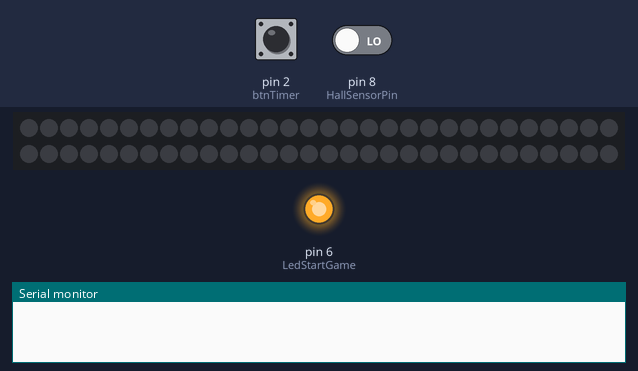
Bench run of a sketch on a simulated Arduino Uno, built with avr-gcc and run on an emulated ATmega328P. Shown: 60 RGB LEDs in strip order, left to right, continuing on the next row, output pins drawn as LEDs (lit = HIGH), the last lines printed to the serial monitor. The inputs (shaded band) are chosen by the test bench; at power-on: pin 2 (btnTimer) HIGH, pin 8 (HallSensorPin) LOW. The audio player accepts every command and is not drawn.

Above: at 1.7 s.
1.8 s: pin 2 (btnTimer) pulled LOW for 0.15 s
At 2.3 s:
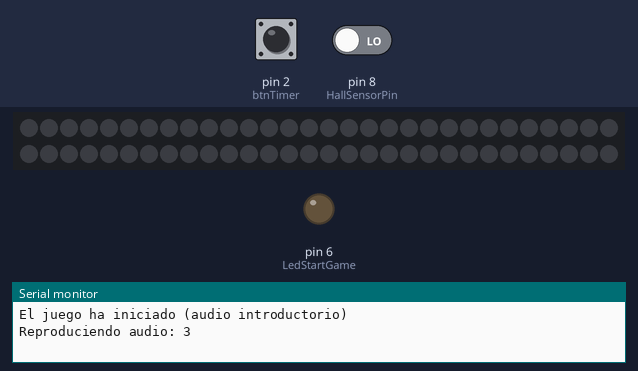
Timing chart, 0 to 4.8 s (numbered marks = the images above; inputs shaded):
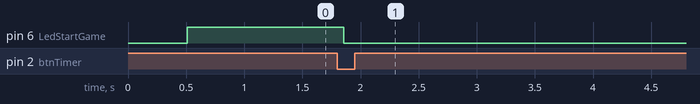

The sketch:

piramide.ino
```cpp
#include <Adafruit_NeoPixel.h>
#include <SoftwareSerial.h>
#include "DFRobotDFPlayerMini.h"
#include <OneWire.h>

// Conexiones
// ---------------------------------------------------
// Boton Inicio de juego (pto: 2)
// Boton de reinicio de juego (pto: 4)
// Led Inicio de juego (pto: 6)
// Tira de luces led (pto: 7)
// Detector de iman (pto: 8)
// Reproducto de audio (ptos: 10 y 11)
// Puerta del sensor de la puerta final (pto: 12)

// Constantes y variables
// ---------------------------------------------------

// INICIO/FIN DEL JUEGO
const int LedStartGame = 6;
const int btnTimer = 2;
volatile int BtnEstado = HIGH;  // Estado del botón de inicio
int isGameInit = 0;             // Variable para indicar si el juego ha iniciado

// REPRODUCTOR DE AUDIO
SoftwareSerial DFPlayerSerial(10, 11);
DFRobotDFPlayerMini myDFPlayer;

// SENSOR HALL
const int HallSensorPin = 8;
volatile int EstadoSensorHall = HIGH;  // Estado del sensor Hall
int currentEstadoSensorHall = 0;       // Estado actual del sensor
int isHallSensorActive = 0;            // Variable para indicar si el sensor Hall ha sido activado

// LEDS
#define PIN 7         // definiendo el puerto de los pines
#define NUMPIXELS 60  // definiendo la cantidad de leds que se van a aprender
Adafruit_NeoPixel pixels = Adafruit_NeoPixel(NUMPIXELS, PIN, NEO_GRB + NEO_KHZ800);

// BOTTON MAESTRO
OneWire net(4);
volatile int llaveSwitch = 0;                  // Estado de la llave maestra para reiniciar el juego
const String MasterCode = "01af565d010000a2";  // Código maestro para reiniciar el juego
String code = "";                              // Código recibido

// PUERTA FINAL
int isDoorOpenedActive = 0;    // Variable para indicar si la ultima puerta ha sido abierta
const int DoorSensorPin = 12;  // pin de la ultima puerta

// REGISTROS DE TIEMPO
unsigned long startTimer = 0;           // Variable para guardar el inicio del tiempo
unsigned long tiempoSegundos = 0;       // Variable para guardar el tiempo transcurrido en segundos
unsigned long tiempoSegundosGanar = 0;  // Variable para guardar la diferencia de tiempo

const int audioUno = 1200;   // 20 minutos = 1200 segundos
const int audioDos = 2400;   // 40 minutos = 2400 segundos
const int audioTres = 3600;  // 60 minutos = 3600 segundos

// Funciones
// ---------------------------------------------------

// Función de configuración inicial
void setup() {
  Serial.begin(19200);
  DFPlayerSerial.begin(9600);
  myDFPlayer.begin(DFPlayerSerial);
  myDFPlayer.volume(25);

  pinMode(btnTimer, INPUT_PULLUP);
  pinMode(LedStartGame, OUTPUT);
  pinMode(HallSensorPin, INPUT);
  pinMode(DoorSensorPin, INPUT_PULLUP);
  digitalWrite(LedStartGame, HIGH);

  pixels.begin();
}

// Función principal en bucle
void loop() {
  initGame();
  updateTimer();
  checkHallSensor();
  checkMasterKey();
  checkFinishDoorOpened();
}

// Función para verificar el estado del botón de inicio
void initGame() {
  int currentBtnEstado = digitalRead(btnTimer);
  if (currentBtnEstado != BtnEstado) {
    delay(50);
    if (currentBtnEstado == LOW && isGameInit == 0) {
      Serial.println("El juego ha iniciado (audio introductorio)");
      resetGame();
      isGameInit = 1;
      EstadoSensorHall = digitalRead(HallSensorPin);
      digitalWrite(LedStartGame, LOW);
      delay(100);
      audioShow(3);
      audioShow(6);
    }
    BtnEstado = currentBtnEstado;
  }
}

// Función para actualizar el temporizador
void updateTimer() {
  if (isGameInit == 1) {
    unsigned long currentMillis = millis();
    if (currentMillis - startTimer >= 1000) {
      startTimer = currentMillis;
      tiempoSegundos++;
    }
    // tiempo necesario para escuchar la primera pista
    if (tiempoSegundos == audioUno) {
      Serial.println("Primera pista");
      audioShow(4);
      audioShow(6);
      // tiempo necesario para escuchar la segunda pista
    } else if (tiempoSegundos == audioDos) {
      Serial.println("Segunda pista");
      audioShow(5);
      audioShow(7);
      // tiempo necesario para escuchar el audio de derrota
    } else if (tiempoSegundos == audioTres) {
      Serial.println("El juego ha finalizado: has perdido");
      audioShow(1);
      resetGame();
    }
  }
}

// Función para verificar el estado del sensor Hall
void checkHallSensor() {
  if (isGameInit == 1) {
    currentEstadoSensorHall = digitalRead(HallSensorPin);
    if (currentEstadoSensorHall != EstadoSensorHall) {
      delay(50);
      lucesLed(1);
      Serial.println("El escarabajo ha sido colocado");
      EstadoSensorHall = currentEstadoSensorHall;
    }
  }
}

// Función para verificar la llave maestra
void checkMasterKey() {
  byte addr[8];
  if (llaveSwitch == 0 && net.search(addr)) {
    decodeBytes(addr, 8);
    if (code == MasterCode) {
      Serial.println("Se ha usado la llave maestra");
      llaveSwitch = 1;
      digitalWrite(LedStartGame, HIGH);
    }
    net.reset();
  }

  if (llaveSwitch == 1 && digitalRead(btnTimer) == LOW) {
    Serial.println("Reinicio maestro del juego");
    resetGame();
  }
}

// Función para verificar si la puerta final fue abierta
void checkFinishDoorOpened() {
  if (isGameInit == 1) {
    int currentEstadoSensorDoor = digitalRead(DoorSensorPin);
    if (currentEstadoSensorDoor == 1 && isDoorOpenedActive == 0) {
      delay(50);
      Serial.println("La puerta final ha sido abierta");
      isDoorOpenedActive = 1;
      winner();
    }
  }
}

void winner() {
  Serial.println("El juego ha finalizado: has ganado");
  audioShow(2);
  resetGame();
}

// Función para controlar los LEDs
void lucesLed(int Estadoleds) {
  uint32_t rojo = pixels.Color(150, 0, 0);
  uint32_t negro = pixels.Color(0, 0, 0);

  for (int i = 0; i < NUMPIXELS; i++) {
    if (Estadoleds == 1) {
      pixels.setPixelColor(i, rojo);
    } else {
      pixels.setPixelColor(i, negro);
    }
  }
  pixels.show();
}

// Función para reiniciar el juego
void resetGame() {
  startTimer = 0;
  tiempoSegundos = 0;
  tiempoSegundosGanar = 0;
  llaveSwitch = 0;
  BtnEstado = HIGH;
  isGameInit = 0;
  isHallSensorActive = 0;
  isDoorOpenedActive = 0;
  lucesLed(0);
  resetTimer();
  digitalWrite(LedStartGame, HIGH);
}

// Función para reiniciar el temporizador
void resetTimer() {
  startTimer = millis();
}

// Función para decodificar los bytes de la llave utilizada
void decodeBytes(const uint8_t* addr, uint8_t count) {
  code = "";
  for (uint8_t i = 0; i < count; i++) {
    code += String(addr[i] >> 4, HEX);
    code += String(addr[i] & 0x0f, HEX);
  }
}

// Función para reproducir un audio
void audioShow(int current) {
  Serial.println("Reproduciendo audio: " + String(current));
  delay(50);
  myDFPlayer.pause();
  myDFPlayer.play(current);
  switch (current) {
    case 3:  // audio intro
      delay(31000);
      break;
    case 4:  // audio 2do
      delay(15000);
      break;
    case 5:  // audio 3ro
      delay(25000);
      break;
    case 1:  // audio de derrota
      delay(45000);
      break;
    case 2:  // audio de victoria
      delay(26000);
      break;
    default:  // otros audios
      delay(5000);
      break;
  }
}
```

Measured:
- after the input at 1.8 s, pin 6 (LedStartGame): HIGH → LOW after 0.06 s
